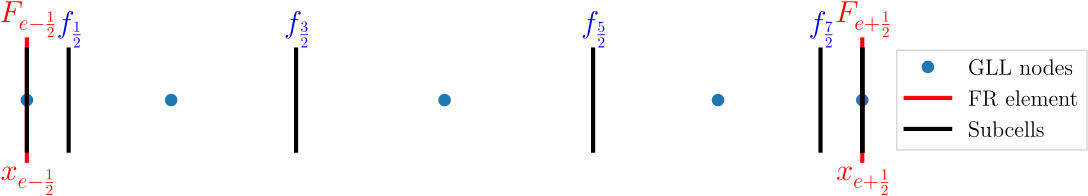

This chart was generated by the following Python code:
import numpy as np
from lgl import *
from matplotlib import rcParams
rcParams['font.size'] = 16
rcParams['font.family'] = 'serif'
rcParams['figure.autolayout'] = True
rcParams['lines.linewidth'] = 3
rcParams['lines.markersize'] = 8
rcParams['axes.titlesize'] = 15
rcParams['axes.labelsize'] = 14
rcParams['text.usetex'] = True    # This will use Latex fonts (slow)
from matplotlib import rc
rc('text.latex', preamble = '\\usepackage{color}')
import os
import matplotlib.pyplot as plt

k = 4
nd = k + 1

def annotate(ax, label, location, color = 'black'):
    ax.annotate(label, xy=location,  xycoords='data',
    xytext=location, textcoords='data', fontsize='22',
    horizontalalignment='center', verticalalignment='center', color=color)

# Solution points
xg, wg = lglnodes(k)
# Transform to [0,1]
xg = 0.5*(xg + 1.0)
wg = 0.5*wg

xf = np.zeros(nd+2)
xf[0] = 0.0
for i in range(1,nd+1):
    xf[i] = xf[i-1] + wg[i-1]
xf[-1] = 1.0

plt.figure(figsize=(11.5,2.5))
ax = plt.gca()
plt.plot(xg,np.zeros(nd),'o', label = "GLL nodes")
# plt.plot([0-(1-xg[-1]), 1+xg[0]], [0,0], 'ro')
'''
annotate(ax, "$F_{e-\\frac{1}{2}}$", [xf[0]+0.0,  0.2], color = 'red')
annotate(ax, "$F_{e+\\frac{1}{2}}$", [xf[-1]+0.0, 0.2], color = 'red')
annotate(ax, "$x_{e-\\frac{1}{2}}$", [xf[0]+0.0,  -0.2], color = 'red')
annotate(ax, "$x_{e+\\frac{1}{2}}$", [xf[-1]+0.0, -0.2], color = 'red')
'''
annotate(ax, "$F_{e-\\frac{1}{2}}$", [xf[0]+0.0,  0.16], color = 'red')
annotate(ax, "$F_{e+\\frac{1}{2}}$", [xf[-1]+0.0, 0.16], color = 'red')
annotate(ax, "$x_{e-\\frac{1}{2}}$", [xf[0]+0.0,  -0.16], color = 'red')
annotate(ax, "$x_{e+\\frac{1}{2}}$", [xf[-1]+0.0, -0.16], color = 'red')

for i in range(1,nd):
  # annotate(ax, "$f_{\\frac{"+str(2*i+1)+"}{2}}$", [xf[i]+0.0, -0.14], color = 'blue')
  annotate(ax, "$f_{\\frac{"+str(2*i-1)+"}{2}}$", [xf[i]+0.0, 0.14], color = 'blue')
  # annotate(ax, "$f_{e+\\frac{1}{2}}$", [xf[2]+0.02, -0.17])
plt.ylim((-0.2,0.2))
'''
plt.plot([xf[0],xf[0]],[-0.16,0.16],'r-', label = 'FR element')
plt.plot([xf[-1],xf[-1]],[-0.16,0.16],'r-')
'''
plt.plot([xf[0],xf[0]],[-0.12,0.12],'r-', label = 'FR element')
plt.plot([xf[-1],xf[-1]],[-0.12,0.12],'r-')

for i in range(nd+2):
    # plt.plot([xf[i],xf[i]],[-0.08,0.08],'k-')
    plt.plot([xf[i],xf[i]],[-0.1,0.1],'k-')

print("xf = ",xf)
# Just to put label
# plt.plot([xf[nd+1],xf[nd+1]],[-0.08,0.08],'k-', label = 'Subcells')
plt.plot([xf[nd+1],xf[nd+1]],[-0.1,0.1],'k-', label = 'Subcells')
plt.axis('off')
plt.ylim((-0.2,0.2))
ax.legend(
           # loc='upper center', 
           loc = 'center left', 
           # bbox_to_anchor=(1.2,0.8),
           bbox_to_anchor=(0.98, 0.5),
          fancybox=False, shadow=False)
plt.savefig('subcells_fvm_gll.pdf')

os.system('bash pdfbb subcells_fvm_gll.pdf')

plt.show()
